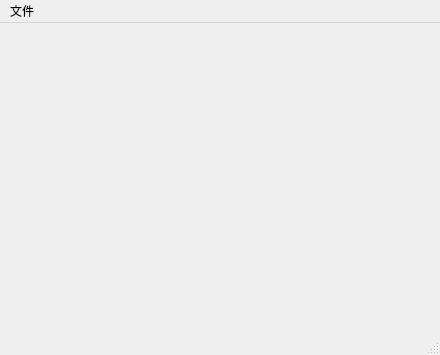
<?xml version="1.0" encoding="UTF-8"?>
<ui version="4.0">
 <class>MainWindow</class>
 <widget class="QMainWindow" name="MainWindow">
  <property name="geometry">
   <rect>
    <x>0</x>
    <y>0</y>
    <width>440</width>
    <height>355</height>
   </rect>
  </property>
  <property name="windowTitle">
   <string>MainWindow</string>
  </property>
  <widget class="QWidget" name="centralwidget"/>
  <widget class="QMenuBar" name="menubar">
   <property name="geometry">
    <rect>
     <x>0</x>
     <y>0</y>
     <width>440</width>
     <height>23</height>
    </rect>
   </property>
   <widget class="QMenu" name="menu">
    <property name="title">
     <string>文件</string>
    </property>
    <addaction name="action"/>
   </widget>
   <addaction name="menu"/>
  </widget>
  <widget class="QStatusBar" name="statusbar"/>
  <action name="action">
   <property name="text">
    <string>加载文件</string>
   </property>
  </action>
 </widget>
 <resources/>
 <connections/>
</ui>
